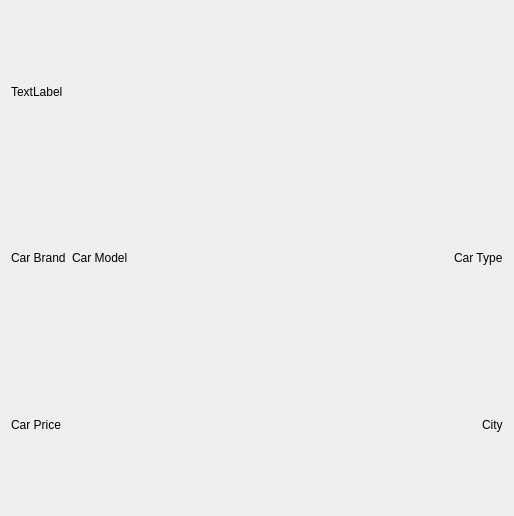
<?xml version="1.0" encoding="UTF-8"?>
<ui version="4.0">
 <class>CarCardWidget</class>
 <widget class="QWidget" name="CarCardWidget">
  <property name="windowModality">
   <enum>Qt::WindowModal</enum>
  </property>
  <property name="enabled">
   <bool>true</bool>
  </property>
  <property name="geometry">
   <rect>
    <x>0</x>
    <y>0</y>
    <width>514</width>
    <height>516</height>
   </rect>
  </property>
  <property name="windowTitle">
   <string>Form</string>
  </property>
  <layout class="QGridLayout" name="gridLayout">
   <item row="0" column="0">
    <widget class="QLabel" name="carImagePixmap">
     <property name="text">
      <string>TextLabel</string>
     </property>
    </widget>
   </item>
   <item row="2" column="0">
    <layout class="QHBoxLayout" name="horizontalLayout_2">
     <item>
      <widget class="QLabel" name="carPriceLabel">
       <property name="enabled">
        <bool>true</bool>
       </property>
       <property name="frameShape">
        <enum>QFrame::NoFrame</enum>
       </property>
       <property name="frameShadow">
        <enum>QFrame::Raised</enum>
       </property>
       <property name="lineWidth">
        <number>1</number>
       </property>
       <property name="text">
        <string>Car Price</string>
       </property>
      </widget>
     </item>
     <item>
      <spacer name="horizontalSpacer">
       <property name="orientation">
        <enum>Qt::Horizontal</enum>
       </property>
       <property name="sizeHint" stdset="0">
        <size>
         <width>40</width>
         <height>20</height>
        </size>
       </property>
      </spacer>
     </item>
     <item>
      <widget class="QLabel" name="carLocationLabel">
       <property name="enabled">
        <bool>true</bool>
       </property>
       <property name="frameShape">
        <enum>QFrame::NoFrame</enum>
       </property>
       <property name="frameShadow">
        <enum>QFrame::Raised</enum>
       </property>
       <property name="lineWidth">
        <number>1</number>
       </property>
       <property name="text">
        <string>City</string>
       </property>
      </widget>
     </item>
    </layout>
   </item>
   <item row="1" column="0">
    <layout class="QHBoxLayout" name="horizontalLayout">
     <item>
      <widget class="QLabel" name="carBrandLabel">
       <property name="enabled">
        <bool>true</bool>
       </property>
       <property name="frameShape">
        <enum>QFrame::NoFrame</enum>
       </property>
       <property name="frameShadow">
        <enum>QFrame::Raised</enum>
       </property>
       <property name="lineWidth">
        <number>1</number>
       </property>
       <property name="text">
        <string>Car Brand</string>
       </property>
      </widget>
     </item>
     <item>
      <widget class="QLabel" name="CarModelLabel">
       <property name="enabled">
        <bool>true</bool>
       </property>
       <property name="frameShape">
        <enum>QFrame::NoFrame</enum>
       </property>
       <property name="frameShadow">
        <enum>QFrame::Raised</enum>
       </property>
       <property name="lineWidth">
        <number>1</number>
       </property>
       <property name="text">
        <string>Car Model</string>
       </property>
      </widget>
     </item>
     <item>
      <spacer name="horizontalSpacer_2">
       <property name="orientation">
        <enum>Qt::Horizontal</enum>
       </property>
       <property name="sizeHint" stdset="0">
        <size>
         <width>40</width>
         <height>20</height>
        </size>
       </property>
      </spacer>
     </item>
     <item>
      <widget class="QLabel" name="carTypeLabel">
       <property name="enabled">
        <bool>true</bool>
       </property>
       <property name="frameShape">
        <enum>QFrame::NoFrame</enum>
       </property>
       <property name="frameShadow">
        <enum>QFrame::Raised</enum>
       </property>
       <property name="lineWidth">
        <number>1</number>
       </property>
       <property name="text">
        <string>Car Type</string>
       </property>
      </widget>
     </item>
    </layout>
   </item>
  </layout>
 </widget>
 <resources/>
 <connections/>
</ui>
